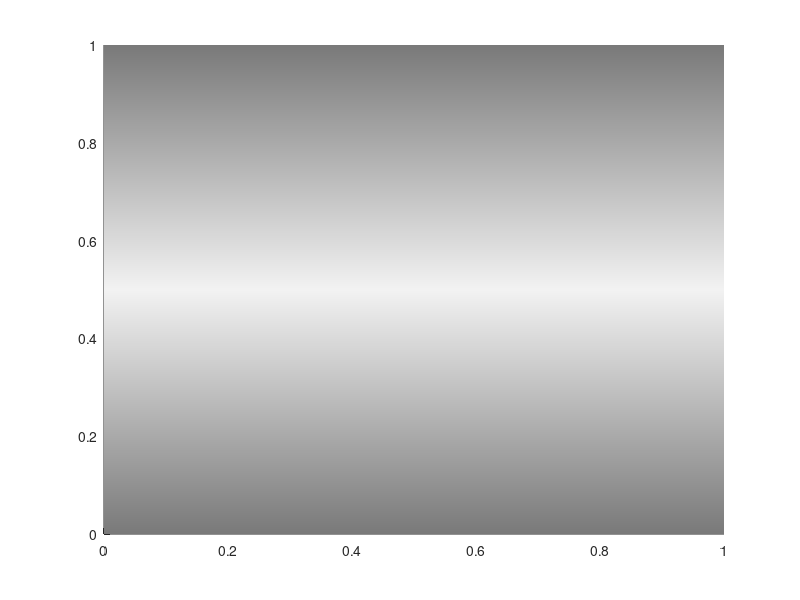

Write the MATLAB code that produced this figure.
function hPatch = drawShadedRectangle(vecXMinMax,vecYMinMax,vecC1,vecC2,vecC3,typeHorzVert)
%MED 23 Feb 2005
%Many modified 30 Oct 2015
%This will create shaded bars on a chart, or can be used to fill the
%background on a chart.
% e.g. drawShadedRectangle([0 1],[0 1],[],[],[],'horizontal')
% e.g. drawShadedRectangle([0 1],[0 1],[1 1 1],[0.5 0.5 0.5],[0 0 1],'vertical'
%vecXMinMax are the x coordinates of the box
%vecYMinMax are the y coordinates of the box
%vecC1..vecC2 are rgb 1x3 colour vectors.


if ~exist('vecXMinMax','var'), vecXMinMax=[0 1];end;
if isempty(vecXMinMax),vecXMinMax=[0 1];end;
if ~exist('vecYMinMax','var'),vecYMinMax=[0 1];end;
if isempty(vecYMinMax),vecYMinMax=[0 1];end;
if ~exist('vecC1','var'),vecC1 =[0.95 0.95 0.95]/2;end;
if isempty(vecC1),vecC1 =[0.95 0.95 0.95]/2;end;
if ~exist('vecC2','var'),vecC2= vecC1*2;end;
if isempty(vecC2),vecC2= vecC1*2;end;
if ~exist('vecC3','var'),vecC3 =vecC1;end;
if isempty(vecC3),vecC3 =vecC1;end;
if ~exist('typeHorzVert','var'), typeHorzVert = 'Horizontal';end;
if isempty(typeHorzVert), typeHorzVert = 'Horizontal';end;


vecV = [0 0;0 1;0 2;2 0;2 1;2 2]/2;
txtChck =lower(typeHorzVert);
switch txtChck
    case 'horizontal'    
    case 'vertical'
        vecV = fliplr(vecV);
    otherwise
     error('unrecognised typeHorzVert, must be horizontal or vertical');   
end

vecFaceOrder = [1 2 5 4 1;2 3 6 5 2];
vecCData =[vecC1;vecC2;vecC3;vecC1;vecC2;vecC3];

vecV(:,1) = vecV(:,1)*(vecXMinMax(2)-vecXMinMax(1))+vecXMinMax(1);
vecV(:,2) = vecV(:,2)*(vecYMinMax(2)-vecYMinMax(1))+vecYMinMax(1);


tcolor = [0.75 0.5 0;0 0 0.5];
hPatch =patch('Faces',vecFaceOrder,'Vertices',vecV,'FaceVertexCData',tcolor,...
      'FaceColor','interp','FaceVertexCData',vecCData,'edgecolor','none');
  